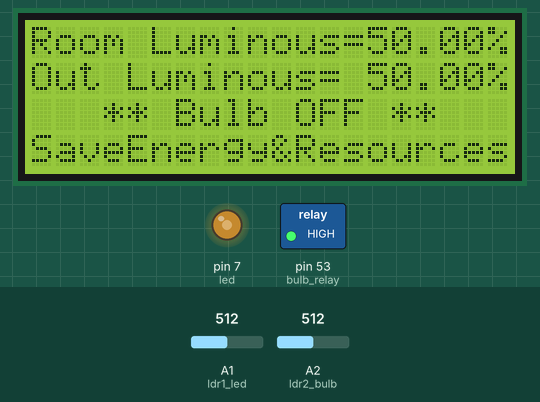
This sketch was run on a simulated Arduino Mega 2560, built with avr-gcc and run on an emulated ATmega2560. On the bench: 20×4 character LCD, switched loads named in the sketch (green lamp = pin HIGH), output pins drawn as LEDs (lit = HIGH). The test bench sets the inputs (shaded band); at power-on: A2 (ldr2_bulb) = 512, A1 (ldr1_led) = 512.

Above: at 6.3 s.
6.4 s: A2 (ldr2_bulb) set to 108
At 7.4 s:
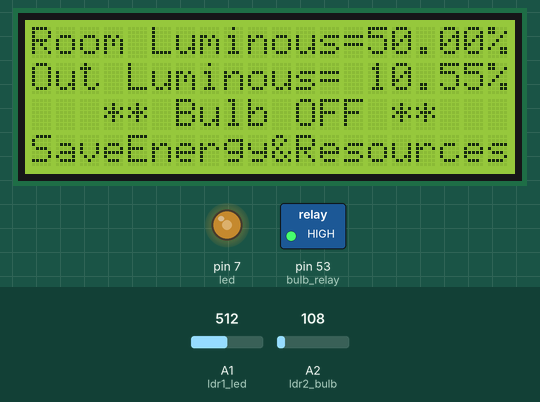
8.0 s: A2 (ldr2_bulb) set to 96
At 9.1 s:
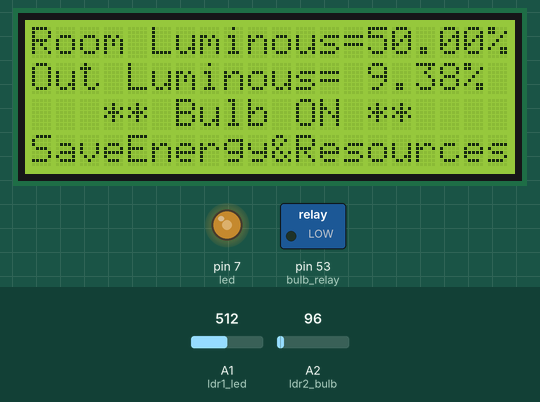
9.9 s: A1 (ldr1_led) set to 306
At 11.5 s:
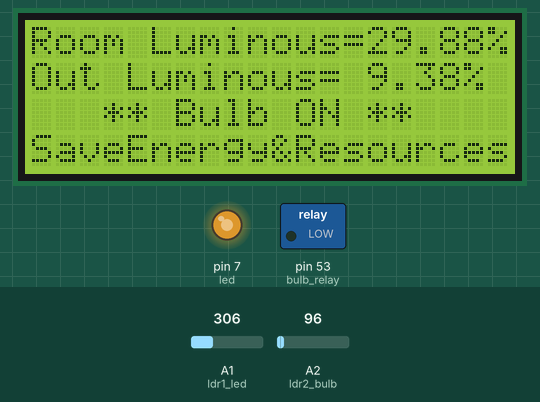
11.8 s: A1 (ldr1_led) set to 122
At 13.2 s:
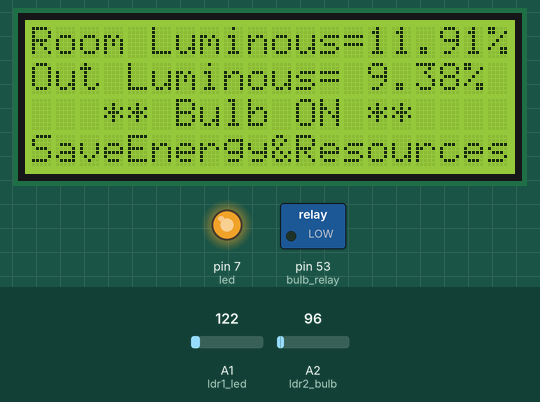
13.7 s: A2 (ldr2_bulb) set to 122
At 14.7 s:
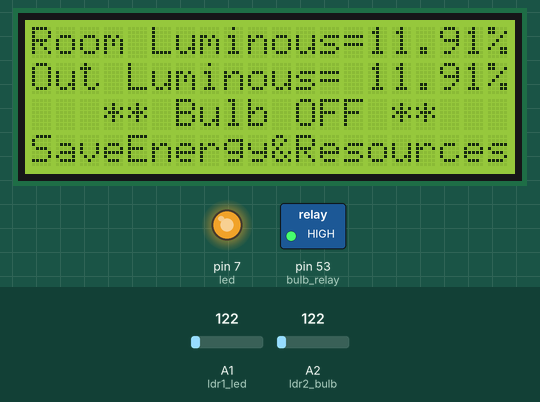
15.6 s: A1 (ldr1_led) set to 900
At 16.6 s:
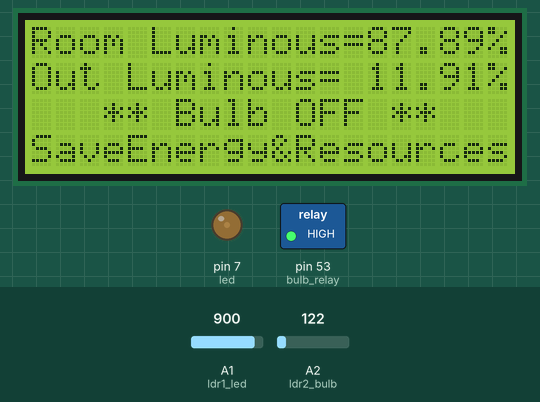
Timing chart, 0 to 18.5 s (numbered marks = the images above; inputs shaded):
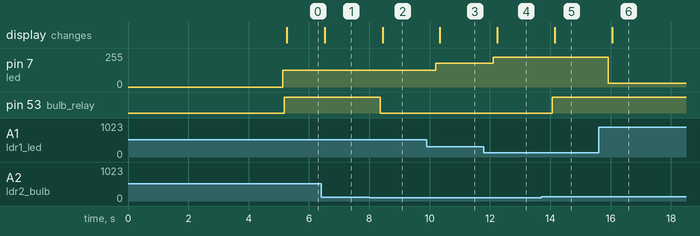

The sketch:

Collo_Final_Code.ino
```cpp
/*LRD-BASED LIGHTING CONTROL SYSTEM
 * BY : COLLINS K. MUTAI
 * EC/1029/17
 * BEng(Electrical & Electronics)
 * ECE 590 : ENGINEERING PROJECT II
 * FINAL YEAR PROJECT
*/

#include <Wire.h>
#include <LiquidCrystal_I2C.h> // LCD I2C Library

LiquidCrystal_I2C lcd(0x3F,20,4); // Setting up the LCD

const int ldr1_led = A1;  //LDR that controls the LED in an ANALOG form allowing DIMMING (Situated inside the building)
const int ldr2_bulb = A2; //LDR that controls the BULB in digital form allowing it to be either ON/OFF.
const int led = 7; // LED that represents all lighting inside the building that requires dimming
const int bulb_relay = 53; // BULB that is connected using RELAY
                           //: This makes it possible to control 240V AC using 5VDC

float ldr1_Value = 0;
float ldr2_Value = 0;
float ldr1_Output = 0;        // value output to the PWM (analog out)
float ldr2_Output = 0;

float bulb_brightPercent;
float led_brightPercent;

void setup() {
  Serial.begin(9600);

  lcd.init();    // initialize the lcd
  // Print a message to the LCD.
  lcd.backlight();
  lcd.clear();
  lcd.setCursor(0,0);
  lcd.print(" LIGHTING CONTROL ");
  lcd.setCursor(0,1);
  lcd.print("      SYSTEM      ");
  lcd.setCursor(8,2);
  lcd.print("BY");
  lcd.setCursor(0,3);
  lcd.print("   COLLINS MUTAI   ");

  pinMode(led, OUTPUT);
  pinMode(bulb_relay, OUTPUT);

  delay(5000);
}

void loop() {
  /*
  LDR 1 && LED
  */
  ldr1_Value = analogRead(ldr1_led);
  ldr1_Output = map(ldr1_Value, 1023, 0, 0, 255); // Setting the LDR Values to fit the Min - Max
  analogWrite(led, ldr1_Output); // ACTUAL DIMMING
  led_brightPercent = (ldr1_Value / 1024) * 100;
  /*
  Serial.print("LDR1 = ");
  Serial.print(ldr1_Value);
  Serial.print("\t LEDoutput = ");
  Serial.println(ldr1_Output);
  Serial.print("\t Percentage = ");
  Serial.print(led_brightPercent);
  Serial.println(" %");
  */

  dispPercent();

  /*
  LDR2 & BULB
  */
  ldr2_Value = analogRead(ldr2_bulb);
  ldr2_Output = map(ldr2_Value, 1023, 0, 0, 255);
  bulb_brightPercent = (ldr2_Value / 1024) * 100;
  /*
  Serial.print("LDR2 = ");
  Serial.print(ldr2_Value);
  Serial.print("\t Percentage = ");
  Serial.print(bulb_brightPercent);
  Serial.println(" %");
  */

  if (bulb_brightPercent < 10) {
    digitalWrite(bulb_relay, LOW);
    dispPercent();
    lcd.setCursor(3,2);
    lcd.print("** Bulb ON **");
  } else {
    digitalWrite(bulb_relay, HIGH);
    dispPercent();
    lcd.setCursor(3,2);
    lcd.print("** Bulb OFF **");
  }
  delay(500);
}

void dispPercent(){
    lcd.clear();
    lcd.setCursor(0,0);
    lcd.print("Room Luminous=");
    lcd.print(led_brightPercent);
    lcd.print("%");

    lcd.setCursor(0,1);
    lcd.print("Out Luminous= ");
    lcd.print(bulb_brightPercent);
    lcd.print("%");

    lcd.setCursor(0,3);
    lcd.print("SaveEnergy&Resources");
  }

  /*LRD-BASED LIGHTING CONTROL SYSTEM
 * BY : COLLINS K. MUTAI
 * EC/1029/17
 * BEng(Electrical & Electronics)
 * ECE 590 : ENGINEERING PROJECT II
 * FINAL YEAR PROJECT
*/
```

Measured:
- the behaviour switches between 103 and 102 on A2 (ldr2_bulb) (found by bisection; images 1 and 2)
- after the input at 6.4 s, the display: changes after 0.13 s (image 1)
- after the input at 8.0 s, pin 53 (bulb_relay): HIGH → LOW after 0.37 s; the display: changes after 0.44 s (image 2)
- after the input at 9.9 s, pin 7 (led): 127/255 → 178/255 after 0.31 s; the display: changes after 0.44 s (image 3)
- after the input at 11.8 s, pin 7 (led): 178/255 → 224/255 after 0.31 s; the display: changes after 0.44 s (image 4)
- after the input at 13.7 s, pin 53 (bulb_relay): LOW → HIGH after 0.37 s; the display: changes after 0.44 s (image 5)
- after the input at 15.6 s, pin 7 (led): 224/255 → 30/255 after 0.31 s; the display: changes after 0.45 s (image 6)
